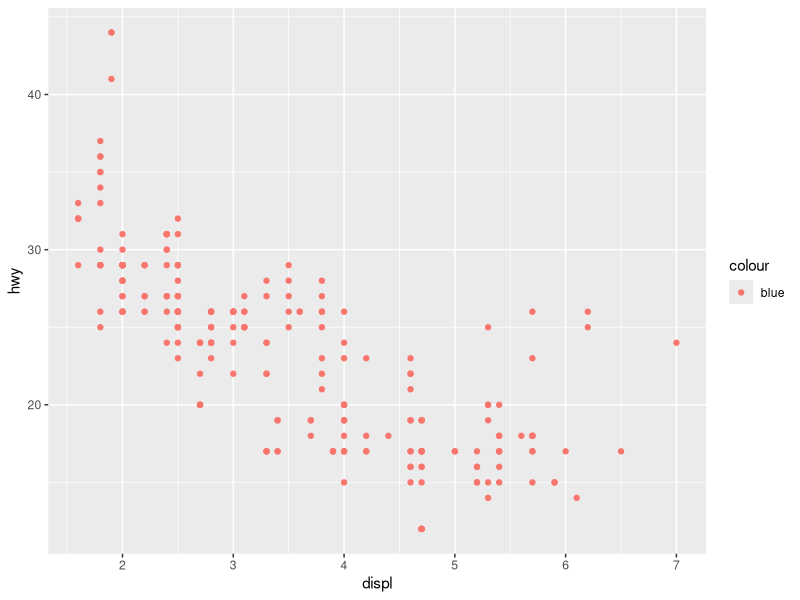
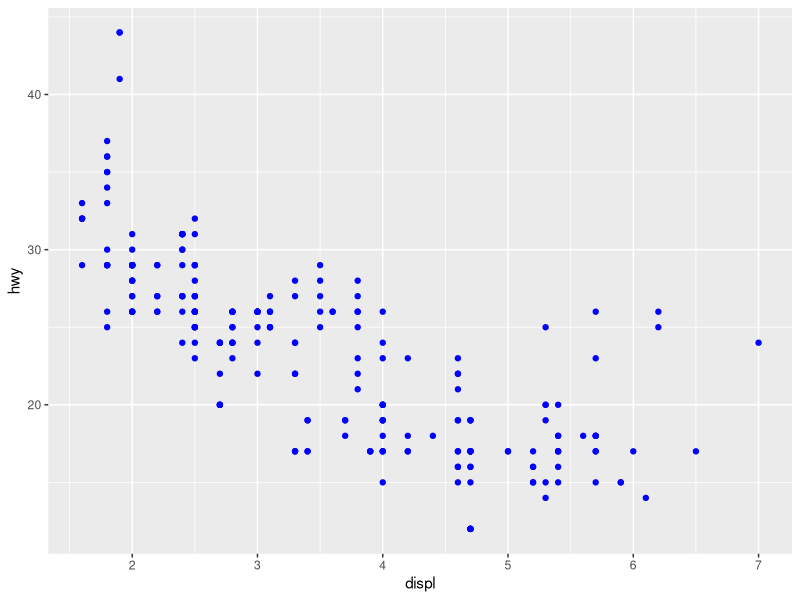
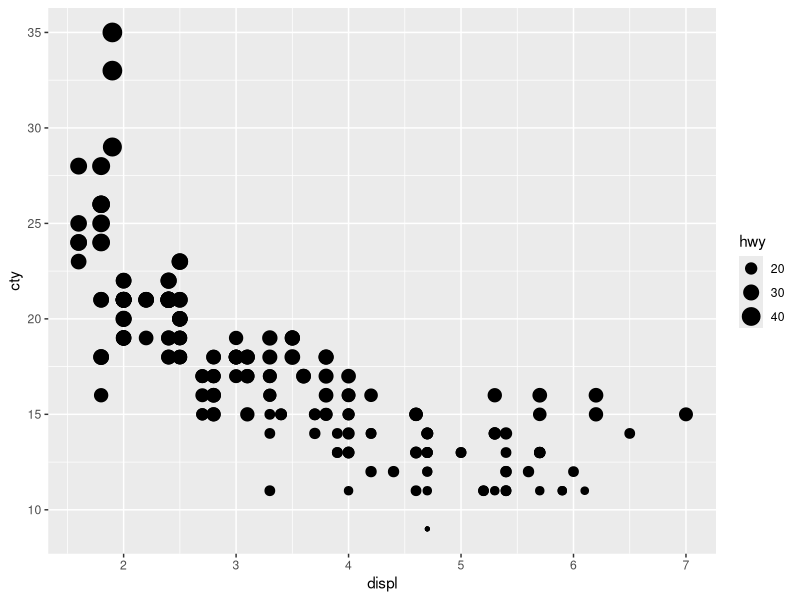
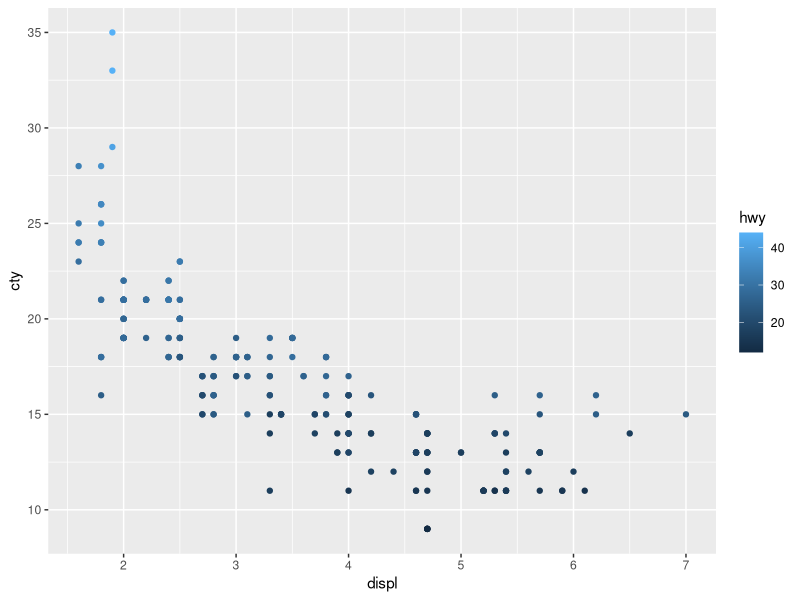
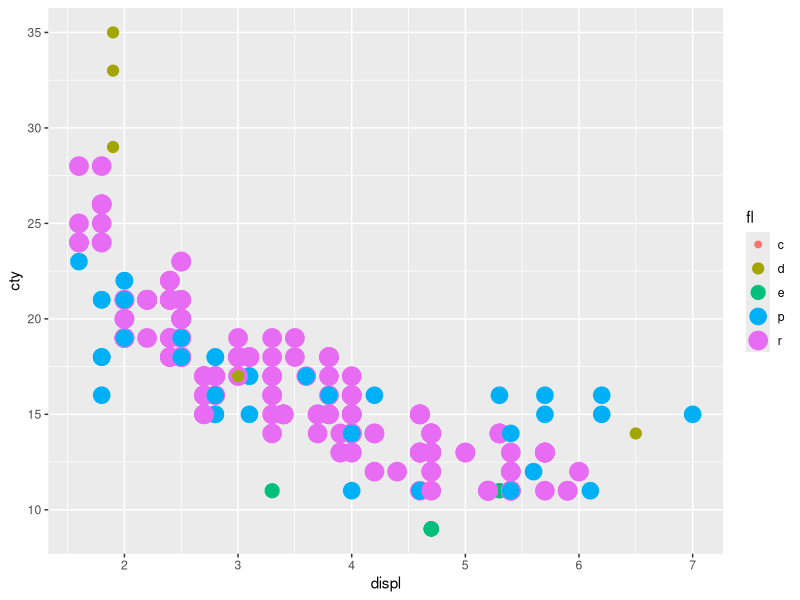
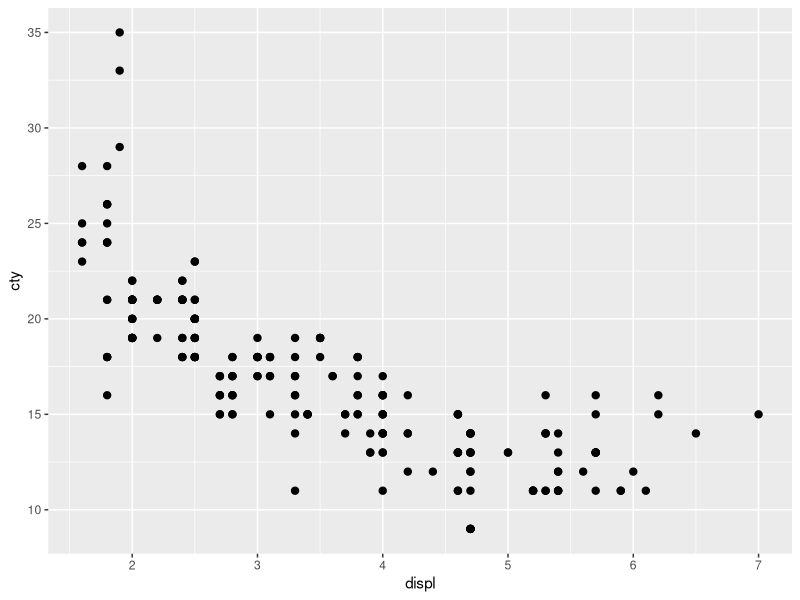
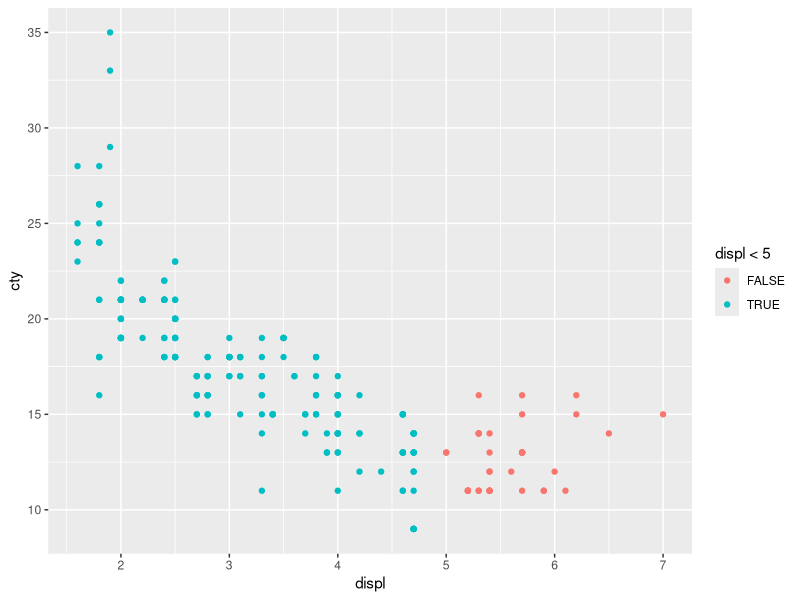
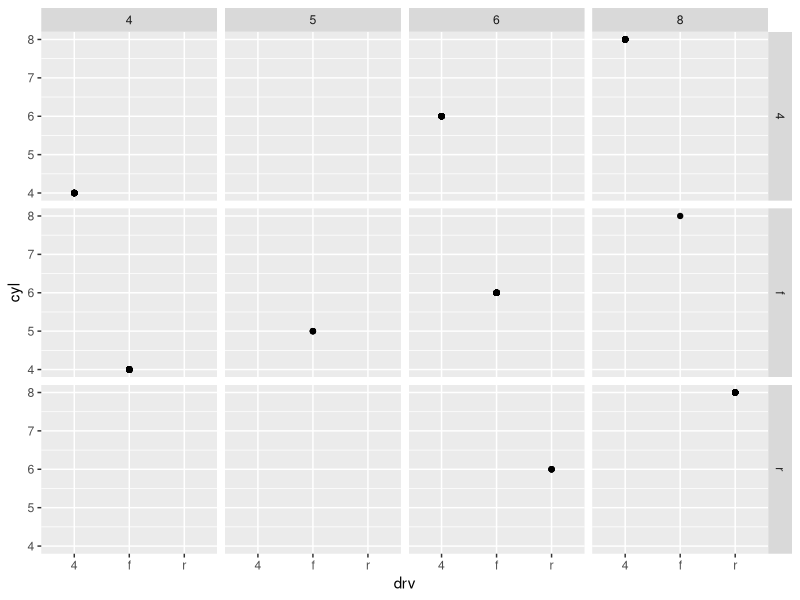

The R source for these figures, in order:
## ---- chunk 1
library(ggplot2)
library(tidyverse)
## ---- chunk 2
    ggplot(data = mpg) + 
      geom_point(mapping = aes(x = displ, y = hwy, color = "blue"))
## ---- chunk 3
    ggplot(data = mpg) + 
      geom_point(mapping = aes(x = displ, y = hwy), color = "blue")
## ---- chunk 4
mpg
## ---- chunk 5
    ggplot(data = mpg) + 
      geom_point(aes(x = displ, y = cty, size= hwy))
                                    
## ---- chunk 6
ggplot(data = mpg) + 
      geom_point(aes(x = displ, y = cty, color = hwy))
## ---- chunk 7
ggplot(data = mpg) + 
      geom_point(aes(x = displ, y = cty, size= fl, color = fl))
## ---- chunk 8
ggplot(data = mpg) + 
      geom_point(aes(x = displ, y = cty ,stroke = 1))
## ---- chunk 9
ggplot(data = mpg) + 
      geom_point(aes(x = displ, y = cty, color = displ < 5))
## ---- chunk 10
ggplot(data = mpg) + 
      geom_point(mapping = aes(x = drv, y = cyl))+
      facet_grid(drv ~ cyl)
## ---- chunk 11
    ggplot(data = mpg) + 
      geom_point(mapping = aes(x = displ, y = hwy, color = class)) 
## ---- chunk 12

## ---- chunk 13
ggplot(data = mpg) + 
  geom_smooth(se=FALSE,mapping = aes(x = displ, y = hwy, linetype = drv))+
      geom_point(mapping = aes(x = displ, y = hwy, color = drv))
## ---- chunk 14
ggplot(data = mpg) + 
  geom_smooth(se=FALSE,mapping = aes(x = displ, y = hwy))+
      geom_point(mapping = aes(x = displ, y = hwy, color = drv, alpha = year))
## ---- chunk 15
     ggplot(data = mpg, mapping = aes(x = displ, y = hwy)) + 
      geom_point(color = 'white',size = 4) + 
      geom_point(aes(color = drv))+
      annotate("text", x = 2.5, y = 44, label = "Max Hwy = 44")
      
## ---- chunk 16
ggplot(data = diamonds) +
      geom_pointrange(mapping = aes(x = cut, y = depth),stat = 'summary',fun.ymin = min,
    fun.ymax = max,
    fun.y = median)
## ---- chunk 17
    ggplot(data = mpg, mapping = aes(x = cty, y = hwy)) + 
      geom_point()
## ---- chunk 18
ggplot(data = mpg, mapping = aes(x = cty, y = hwy)) +
  geom_point(position = "jitter")
## ---- chunk 19
ggplot(data = diamonds) + 
  geom_bar(mapping = aes(x = factor(1), fill = clarity))
## ---- chunk 20
ggplot(data = diamonds) + 
  geom_bar(mapping = aes(x = factor(1), fill = clarity))+
   coord_polar(theta = "y")
## ---- chunk 21
    ggplot(data = mpg, mapping = aes(x = cty, y = hwy)) +
      geom_point() + 
      geom_abline() +
      coord_fixed()
